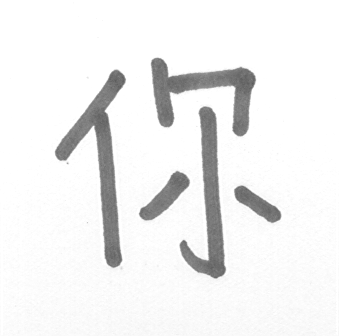
#> input picture Option2/Images/img1.bmp, 339 x 336 px
$ python threshold.py
#> lines starting #> are read from the running program, lines starting #| are printed output that depends on the picture; after the words box and inside, x2 and y2 are one past the last pixel; in counts of white or black regions, pixels touching at a corner belong together
import numpy as np
from PIL import Image

# Look up Table
def threshold_LUT(t):
    LUT = []
    for i in range(t):
        LUT.append(0)
    for i in range(t,256):
        LUT.append(255)
    return LUT


if __name__ == '__main__':
    # load the image file
    img_name = 'img1'
    img = Image.open("Images/"+img_name+".bmp")
#> img is the input picture: PIL image 339x336 L; min 91, max 255, mean 239.5
    # transform image into grey level matrix
    img_a = np.array(img)
    h = img.height
#> h = 336
    w = img.width
#> w = 339
    v = 180
    LUT_1 = threshold_LUT(v)
    # threshold process
    for i in range(h):
        for j in range(w):
            img_a[i, j] = LUT_1[img_a[i, j]]
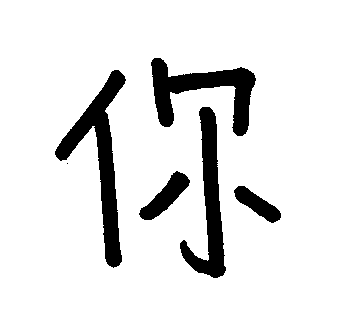
#> img_a: shape (336, 339); 89.7% white; 6 black regions (1 under 20 px), largest, box (x1, y1, x2, y2) and area: (55, 70, 126, 268) 3849, (151, 58, 256, 136) 3197, (180, 107, 226, 278) 2989, (139, 171, 190, 220) 990, (234, 186, 281, 223) 757

    img2 = Image.fromarray(np.uint8(img_a))
    img2.show()
    # output
    img2.save(img_name+'_'+str(v)+'.png', "png")

$ run again, with Option2/Images/img3.bmp copied over Option2/Images/img1.bmp
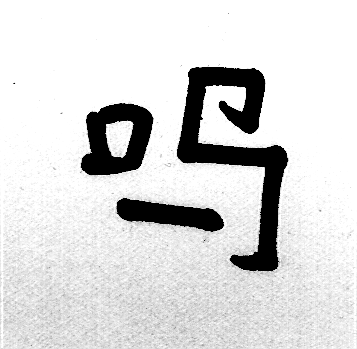
#> input picture Option2/Images/img3.bmp, 357 x 349 px
#> img is the input picture: PIL image 357x349 L; min 0, max 255, mean 217.4
#> after the loop `for i in range(h):`:
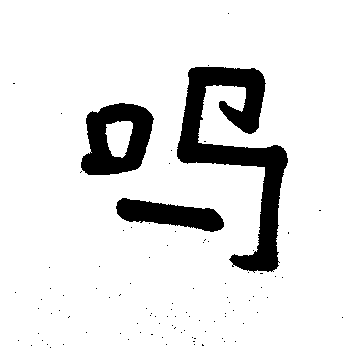
#> img_a: shape (349, 357); 89.2% white; 96 black regions (93 under 20 px), largest, box (x1, y1, x2, y2) and area: (177, 67, 288, 273) 7924, (81, 103, 154, 175) 3295, (116, 198, 224, 232) 2141

$ run again, with Option2/Images/img4.bmp copied over Option2/Images/img1.bmp
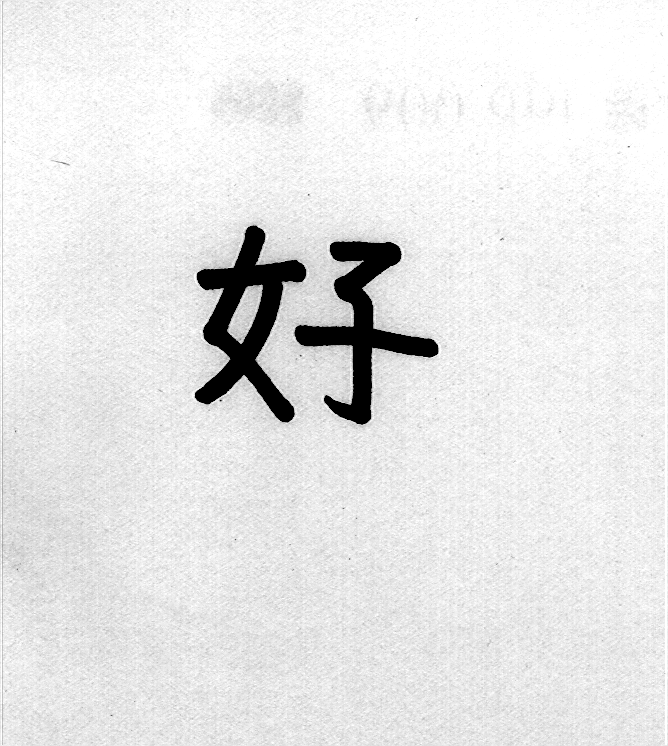
#> input picture Option2/Images/img4.bmp, 668 x 746 px
#> img is the input picture: PIL image 668x746 L; min 0, max 255, mean 230
#> after the loop `for i in range(h):`:
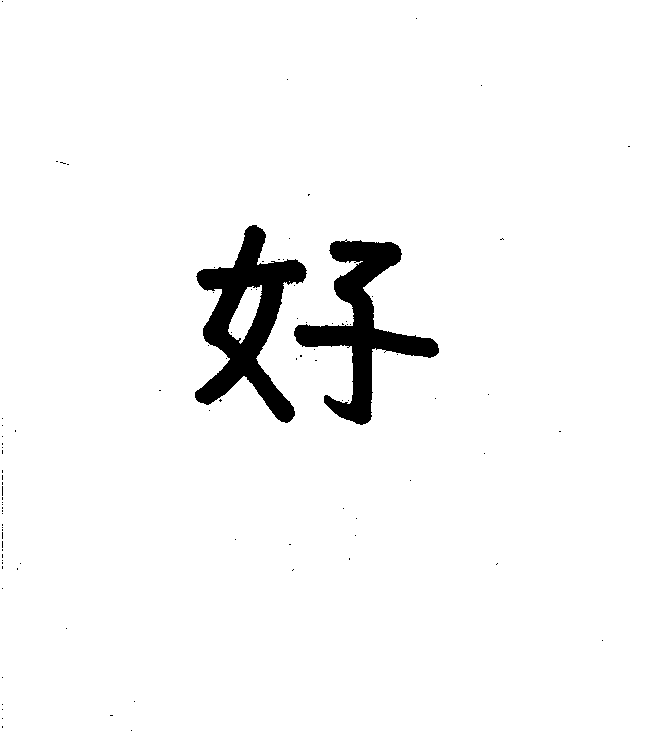
#> img_a: shape (746, 668); 96.6% white; 95 black regions (93 under 20 px), largest, box (x1, y1, x2, y2) and area: (195, 225, 307, 423) 8781, (294, 239, 439, 425) 7890

$ run again, with Option2/Images/img5.bmp copied over Option2/Images/img1.bmp
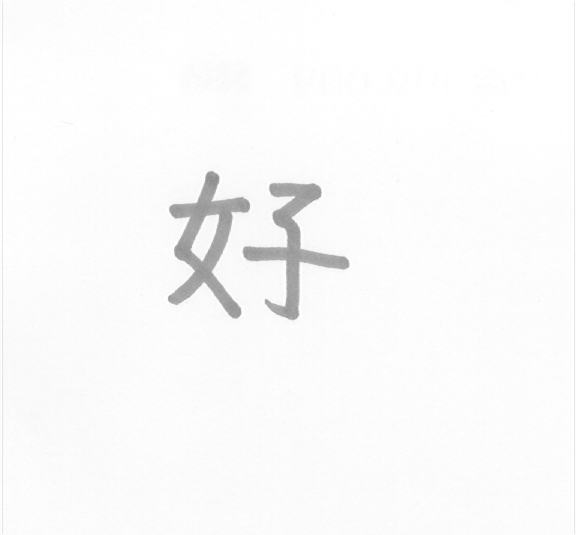
#> input picture Option2/Images/img5.bmp, 576 x 535 px
#> img is the input picture: PIL image 576x535 L; min 140, max 255, mean 249.9
#> after the loop `for i in range(h):`:
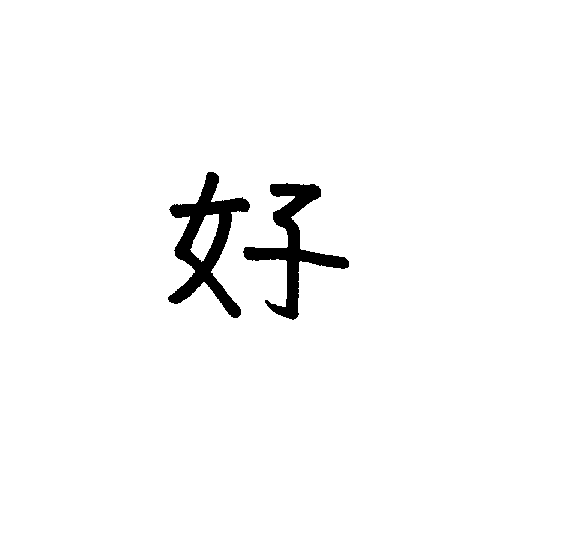
#> img_a: shape (535, 576); 97.5% white; 2 black regions, box (x1, y1, x2, y2) and area: (168, 172, 250, 318) 4090, (243, 183, 349, 320) 3617
